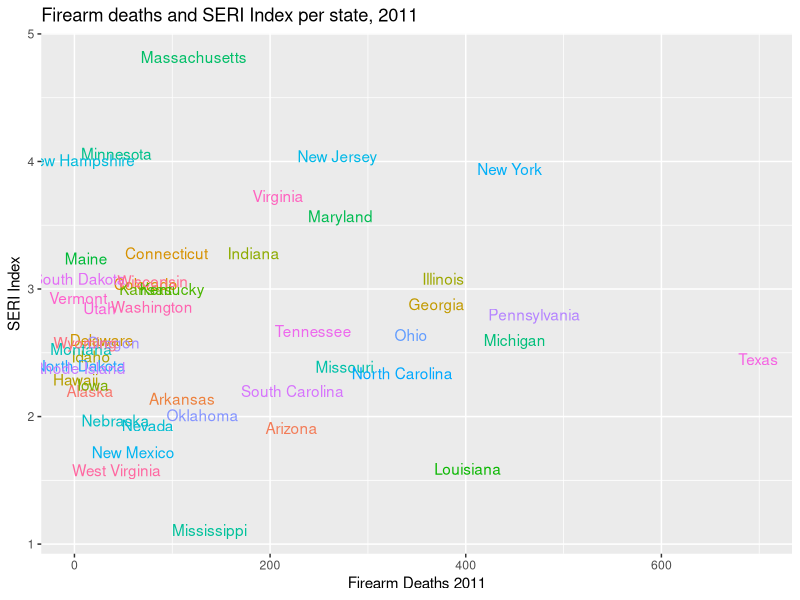
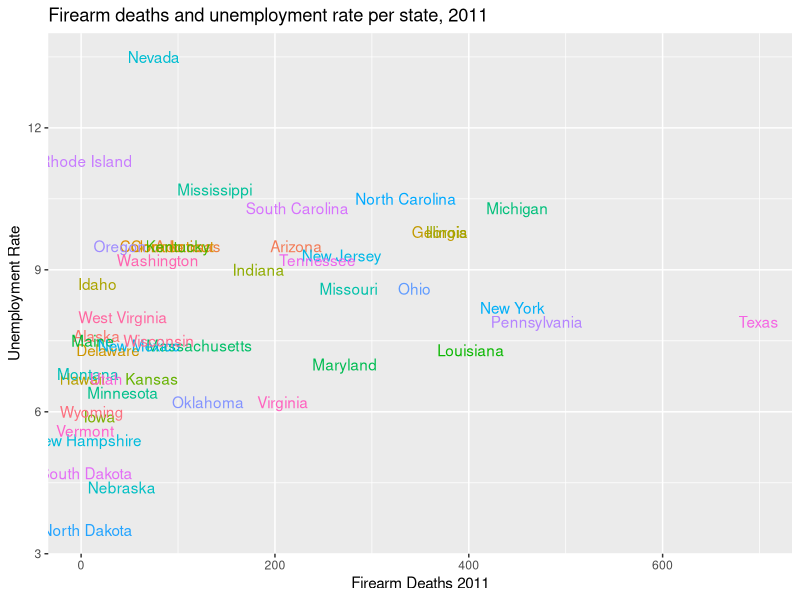

R code for these plots, in order:
#Step 1: load & process data

#load & store data
data <- read.csv("guncrime_2011.csv", header=T)
unemp <- read.csv("stateunemp2011.csv", header=T)
seri <- read.csv("seri2011.csv", header=T)

#resort seri to be alphabetically ordered
attach(seri)
seri <- seri[order(State),]

#drop third column of unemp
unemp1 <- unemp[,c("State", "Unemployment.rate")]

#merge unemp1 and seri1
whycrime <- merge(seri, unemp)

#drop last 4 rows of data
data <- head(data, -4L)

#rename column 4 to "firearm_deaths"
names(data)[4] <- "firearm_deaths"

#keep only the State and firearm_deaths columns from data
data <- data[,c("State", "firearm_deaths")]

#remove Alabama and Florida rows from whycrime (missing from data)
whycrime <- whycrime[c(-1, -9),]

#remove DC from data (missing from whycrime)
data <- data[c(-8),]

#merge data and why crime
whycrime1 <- merge(whycrime, data)

#transform firearm_deaths from factor to numeric
whycrime1 <- transform(whycrime1, firearm_deaths = as.numeric(firearm_deaths))


#Part 2: Visualize data

#load ggplot2
library(ggplot2)

firearm_seri <- ggplot(data=whycrime1)+ aes(x=firearm_deaths, y=SERI.index, color=State)+ geom_text(aes(label=State)) 

firearm_unemp <- ggplot(data=whycrime1)+ aes(x=firearm_deaths, y=Unemployment.rate, color=State)+ geom_text(aes(label=State)) 

firearm_seri <- firearm_seri+ xlab("Firearm Deaths 2011") + ylab("SERI Index") + ggtitle("Firearm deaths and SERI Index per state, 2011")

firearm_unemp <- firearm_unemp + xlab("Firearm Deaths 2011") + ylab("Unemployment Rate") + ggtitle("Firearm deaths and unemployment rate per state, 2011")

firearm_seri <- firearm_seri + theme(legend.position="none") 

firearm_unemp <- firearm_unemp + theme(legend.position="none")

 